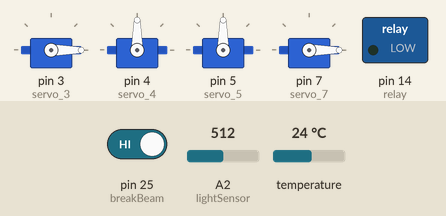
Recording of a sketch running on a simulated Arduino Mega 2560, built with avr-gcc and run on an emulated ATmega2560. Shown: 4 × servo, switched loads named in the sketch (green lamp = pin HIGH). The inputs (shaded band) are chosen by the test bench; at power-on: temperature 24 °C, A2 (lightSensor) = 512, pin 25 (breakBeam) HIGH.

Above: at 1.2 s.
1.3 s: temperature set to 10.5 °C
2.8 s: temperature set to 9.6 °C
At 5.77 s:
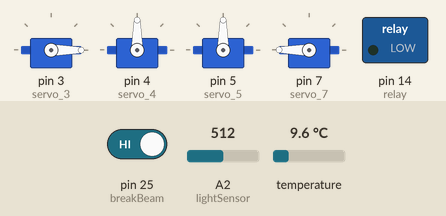
5.8 s: A2 (lightSensor) set to 536
At 6.4 s:
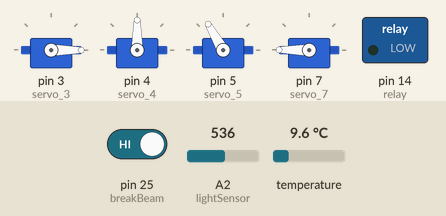
7.5 s: pin 25 (breakBeam) driven LOW
At 8.3 s:
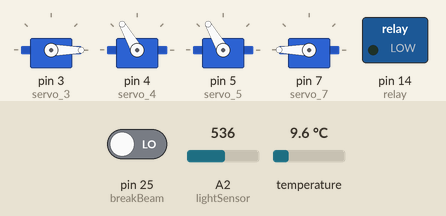
Timing chart, 0 to 10.0 s (numbered marks = the images above; inputs shaded):
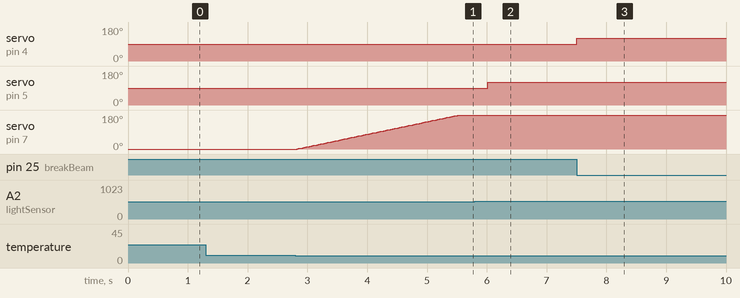

The sketch:

Rude-Goldberg_Machine_Arduino_Project.ino
```cpp
//Author: Alexander Peters
//Code Written On 4/7/18
//Code Purpose: This code was quickly hacked together to help a friend
// with a project for a science olympiad competition. (Rude Goldberg machine)
// Code Utilized by: Prajwal Jagadish

//Libraries
#include <Servo.h>
#include <Wire.h>
#include "Adafruit_MCP9808.h"

//Pins and object
int lightSensor = 2;
int limitSwitch = 39;
int limitSwitch2 = 36;
int breakBeam = 25;
int relay = 14;
Adafruit_MCP9808 tempsensor = Adafruit_MCP9808();
Servo servo_3;
Servo servo_4;
Servo servo_5;
Servo servo_7;

//Lockouts
boolean servo_3_lockout = false;
boolean servo_4_lockout = false;
boolean servo_5_lockout = false;
boolean servo_7_lockout = false;
boolean relay_lockout = false;

//Servo Pins
int pos_servo_3 = 0;
int speed_servo_4 = 0;
int speed_servo_5 = 0;
int pos_servo_7 = 0;

//Servo Vars
boolean runServo_4 = true;
boolean runServo_5 = true;
int speedOff = 90;
int speedVal = 120;
unsigned long startingMillis1 = 0;
unsigned long currentMillis1;
unsigned long runMillis1 = 15000;
unsigned long startingMillis2 = 0;
unsigned long currentMillis2;
unsigned long runMillis2 = 15000;

//Light Sensor Vars
float rawRange = 1024; // 3.3v
float logRange = 5.0; // 3.3v = 10^5 lux

//Light Sensor Trigger
float lightSensorTrigger = 350; // Flux

//Temp Sensor Trigger
float tempSensorTrigger = 50; // Deg. F

//Method for converting Raw Analog Values into Flux units
float RawToLux(int raw) {
  float logLux = raw * logRange / rawRange;
  return pow(10, logLux);
}


void setup() {
  //Set Pin Modes
  pinMode(lightSensor, INPUT);
  pinMode(limitSwitch, INPUT);
  pinMode(limitSwitch2, INPUT);
  pinMode(breakBeam, INPUT);
  pinMode(relay, OUTPUT);

  //Attach Relays
  servo_3.attach(3);
  servo_4.attach(4);
  servo_5.attach(5);
  servo_7.attach(7);

  //Default Servo Positions and Speeds
  servo_3.write(0);
  servo_4.write(speedOff);
  servo_5.write(speedOff);
  servo_7.write(0);

  //Analog Reference
  analogReference(EXTERNAL);

  //Init Serial
  Serial.begin(9600);

  // Make sure the sensor is found, you can also pass in a different i2c
  // address with tempsensor.begin(0x19) for example
  if (!tempsensor.begin()) {
    Serial.println("Couldn't find MCP9808!");
    while (1);
  }
}

void loop() {
  //Read in Temp Sensor
  float c = tempsensor.readTempC();
  float f = c * 9.0 / 5.0 + 32;

  //Read in Light Sensor
  int lightSensorRawValue = analogRead(lightSensor);

  //Check Temp Sensor
  if(f <= tempSensorTrigger && !servo_7_lockout) {
    for (pos_servo_7 = 0; pos_servo_7 <= 210; pos_servo_7 += 1) {
      servo_7.write(pos_servo_7);
      delay(15);
    }
    servo_7_lockout = true;
  }

  //Check Light Sensor
  float sensorLux = RawToLux(lightSensorRawValue);
  if(sensorLux >= lightSensorTrigger && !servo_5_lockout) {
      currentMillis2 = millis();
      if (runServo_5 == true) {
        if (currentMillis2 - startingMillis2 >= runMillis2) {// Time has expired
          servo_5.write(speedOff);
          runServo_5 = false;
        }
        else {// Time has not expired
          servo_5.write(speedVal);
        }
      }
    servo_5_lockout = true;
  }

  //Check Break Beam
  int beamState = digitalRead(breakBeam);
  if(beamState == LOW && !servo_4_lockout) {
      currentMillis1 = millis();
      if (runServo_4 == true) {
        if (currentMillis1 - startingMillis1 >= runMillis1) {// Time has expired
          servo_4.write(speedOff);
          runServo_4 = false;
        }
        else {// Time has not expired
          servo_4.write(speedVal);
        }
      }
    servo_4_lockout = true;
  }

  //Check limit switch
  if(limitSwitch == false && !servo_3_lockout) {
    for (pos_servo_3 = 0; pos_servo_3 <= 210; pos_servo_3 += 1) {
      servo_3.write(pos_servo_3);
      delay(15);
    }
    servo_3_lockout = true;
  }

  //Check second limit switch
  if(limitSwitch2 == false && !relay_lockout) {
    digitalWrite(relay, HIGH);
    relay_lockout = true;
  }
}
```

Measured:
- the behaviour switches between 10.1 and 10 °C on temperature (found by bisection; images 0 and 1)
- the behaviour switches between 521 and 522 on A2 (lightSensor) (found by bisection; images 1 and 2)
- after the input at 1.3 s, every drawn part: stays the same
- after the input at 2.8 s, servo on pin 7 (servo_7): moves from 0° to 180° over 2.7 s, starting at once
- after the input at 5.8 s, servo on pin 5 (servo_5): 90° → 120° after 0.22 s
- after the input at 7.5 s, servo on pin 4 (servo_4): 90° → 120° at once
